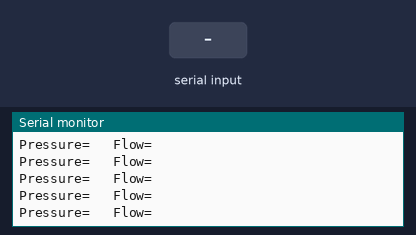
A sketch run on a simulated Arduino Uno, built with avr-gcc and run on an emulated ATmega328P. On the bench: the last lines printed to the serial monitor. The test bench sets the inputs (shaded band).

Above: at 1.2 s.
1.3 s: "1Z" received over the second serial link
At 1.31 s:
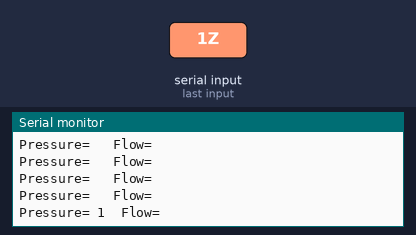
2.8 s: "0Z" received over the second serial link
At 2.82 s:
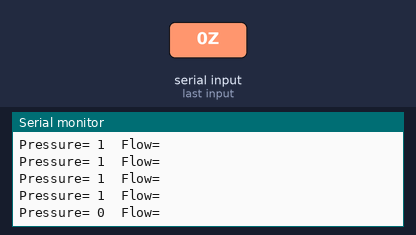
4.3 s: "2Z" received over the second serial link
At 4.32 s:
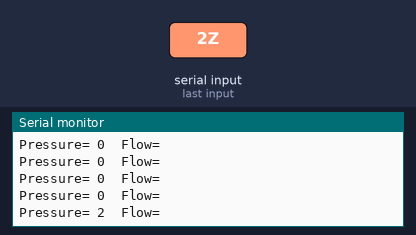
Timing chart, 0 to 7.3 s (numbered marks = the images above; inputs shaded):
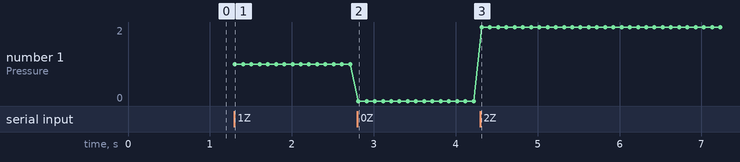

The sketch:

Arduino_Master_TX_RX.ino
```cpp
#include <SoftwareSerial.h>
SoftwareSerial mySerial(10, 0); // RX, TX
SoftwareSerial mySerial2(5, 9); // RX, TX
String c = "" , c2 = "";
char buf[9];


void setup() {
  // Open serial communications and wait for port to open:
  Serial.begin(9600);


  // set the data rate for the SoftwareSerial port
  mySerial.begin(9600);
}

void loop() { // run over and over
  while (mySerial.available()) { // slave may send less than requested
 c = mySerial.readStringUntil('Z');         // print the character
  }
  String op = "Pressure= " + c.substring(0,9) + "  Flow= " + c.substring(9);
  Serial.println(op);
  delay(100);
  }
```

Measured:
- after the input at 1.3 s, the serial monitor: prints a new line at once (image 1)
- after the input at 2.8 s, the serial monitor: prints a new line at once (image 2)
- after the input at 4.3 s, the serial monitor: prints a new line at once (image 3)
- plotted number 1: 1 → 0 after the input at 2.8 s, 0 → 2 after the input at 4.3 s
